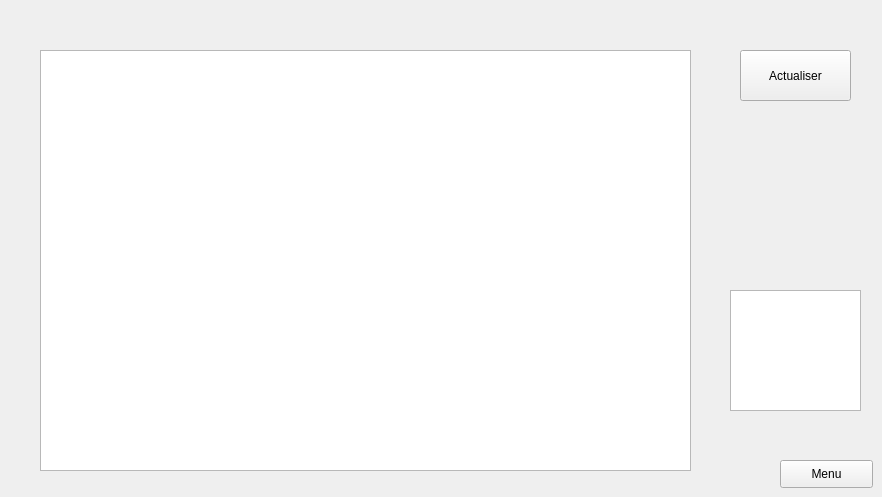
           <widget class="QWidget" name="Historique_15">
            <attribute name="title">
             <string>Historique de contrôle</string>
            </attribute>
            <widget class="QTextBrowser" name="textBrowser_16">
             <property name="geometry">
              <rect>
               <x>730</x>
               <y>290</y>
               <width>131</width>
               <height>121</height>
              </rect>
             </property>
             <property name="styleSheet">
              <string notr="true">border-image: url(:/img/Projet qt/delivery.png);</string>
             </property>
            </widget>
            <widget class="QTableView" name="tablehistorique_5">
             <property name="geometry">
              <rect>
               <x>40</x>
               <y>50</y>
               <width>651</width>
               <height>421</height>
              </rect>
             </property>
            </widget>
            <widget class="QPushButton" name="pushButton_41">
             <property name="geometry">
              <rect>
               <x>780</x>
               <y>460</y>
               <width>93</width>
               <height>28</height>
              </rect>
             </property>
             <property name="text">
              <string>Menu</string>
             </property>
            </widget>
            <widget class="QPushButton" name="pushButton_42">
             <property name="geometry">
              <rect>
               <x>740</x>
               <y>50</y>
               <width>111</width>
               <height>51</height>
              </rect>
             </property>
             <property name="text">
              <string>Actualiser</string>
             </property>
            </widget>
           </widget>
